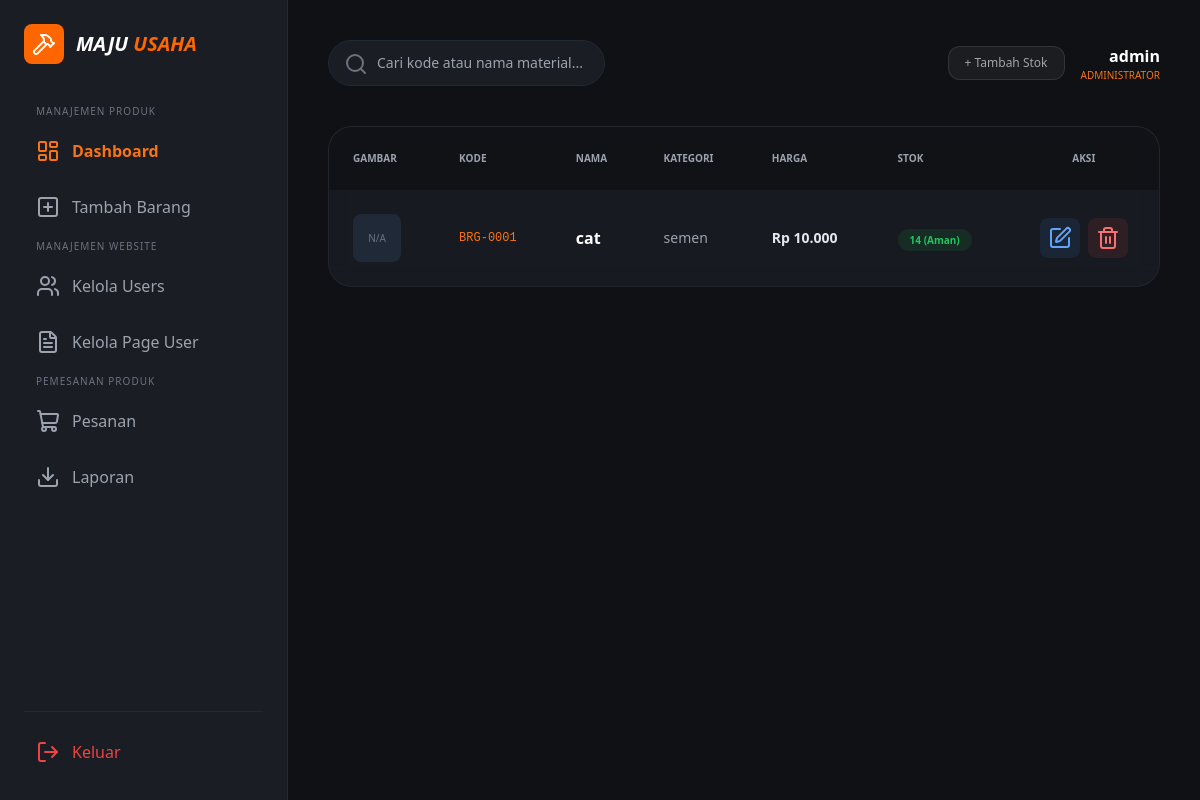
Screenshot of /admin/index.php (signed in) with the database file from the repository.
### tables this page shows
CREATE TABLE `produk` (
  `id_produk` int(11) NOT NULL,
  `kode_stock` varchar(50) NOT NULL,
  `nama_stock` varchar(255) NOT NULL,
  `milik` varchar(100) DEFAULT NULL,
  `harga` int(11) NOT NULL DEFAULT 0,
  `gambar` varchar(255) DEFAULT NULL,
  `status` tinyint(4) NOT NULL DEFAULT 1,
  `created_at` timestamp NOT NULL DEFAULT current_timestamp(),
  `qty` int(11) NOT NULL DEFAULT 0,
  `merk` varchar(100) DEFAULT NULL
);

### admin/index.php (the view, shortened to what this page needs)
<?php
include '../koneksi/koneksi.php';
$search = isset($_GET['search'])
    ? mysqli_real_escape_string($koneksi, trim($_GET['search']))
    : '';
$where = $search
    ? "WHERE p.nama_stock LIKE '%$search%' OR p.kode_stock LIKE '%$search%'"
    : "";
$query_produk = mysqli_query(
    $koneksi,
    "SELECT p.*, COALESCE(i.stok, p.qty) AS stok_view
     FROM produk p
     LEFT JOIN inventory i ON i.produk_id = p.id_produk
     $where
     ORDER BY p.id_produk DESC"
);
$admin_username = $_SESSION['admin_username'] ?? 'Administrator';
?>
<!DOCTYPE html>
<html lang="id">
<head>
<script src="https://cdn.tailwindcss.com"></script>
</head>
<body class="font-sans">
<div class="flex h-screen">
<aside class="w-72 bg-[#1A1D23] border-r border-gray-800 flex flex-col p-6">
    <div class="flex items-center gap-3 mb-10">
        <div class="bg-orange-maju p-2 rounded-lg">
            <i data-lucide="hammer"></i>
        </div>
        <h1 class="font-bold text-xl italic">
            MAJU <span class="accent-orange">USAHA</span>
        </h1>
    </div>
    <?php $current = basename($_SERVER['PHP_SELF']); ?>
    <nav class="space-y-2 flex-1">
        <div class="space-y-2">
            <p class="text-[10px] text-gray-500 uppercase tracking-widest px-3">Manajemen Produk</p>
            <a href="index.php"
               class="flex items-center gap-3 p-3 rounded-xl <?= $current === 'index.php' ? 'bg-orange-maju/10 text-orange-500 font-bold' : 'text-gray-400 hover:bg-gray-800' ?>">
                <i data-lucide="layout-dashboard"></i> Dashboard
            </a>
            <a href="tambah_produk.php"
               class="flex items-center gap-3 p-3 rounded-xl <?= $current === 'tambah_produk.php' ? 'bg-orange-maju/10 text-orange-500 font-bold' : 'text-gray-400 hover:bg-gray-800' ?>">
                <i data-lucide="plus-square"></i> Tambah Barang
            </a>
        </div>
        <div class="space-y-2">
            <p class="text-[10px] text-gray-500 uppercase tracking-widest px-3">Manajemen Website</p>
            <a href="users.php"
               class="flex items-center gap-3 p-3 rounded-xl <?= $current === 'users.php' ? 'bg-orange-maju/10 text-orange-500 font-bold' : 'text-gray-400 hover:bg-gray-800' ?>">
                <i data-lucide="users"></i> Kelola Users
            </a>
            <a href="page_edit.php"
               class="flex items-center gap-3 p-3 rounded-xl <?= $current === 'halaman.php' ? 'bg-orange-maju/10 text-orange-500 font-bold' : 'text-gray-400 hover:bg-gray-800' ?>">
                <i data-lucide="file-text"></i> Kelola Page User
            </a>
        </div>
        <div class="space-y-2">
            <p class="text-[10px] text-gray-500 uppercase tracking-widest px-3">Pemesanan Produk</p>
                <a href="pengelolaan_pesanan.php"
                class="flex items-center justify-between p-3 rounded-xl <?= $current === 'pengelolaan_pesanan.php' ? 'bg-orange-maju/10 text-orange-500 font-bold' : 'text-gray-400 hover:bg-gray-800' ?>">
                    <span class="flex items-center gap-3">
                        <i data-lucide="shopping-cart"></i> Pesanan
                    </span>
                </a>
                <a href="laporan_penjualan.php"
                    class="flex items-center gap-3 p-3 rounded-xl <?= $current === 'laporan_penjualan.php' ? 'bg-orange-maju/10 text-orange-500 font-bold' : 'text-gray-400 hover:bg-gray-800' ?>">
                    <i data-lucide="download"></i> Laporan
                </a>
        </div>
    </nav>
    <div class="border-t border-gray-800 pt-4">
        <a href="logout.php" class="flex items-center gap-3 text-red-500 p-3 rounded-xl hover:bg-red-500/10">
            <i data-lucide="log-out"></i> Keluar
        </a>
    </div>
</aside>
<main class="flex-1 overflow-y-auto p-10">
<header class="flex justify-between items-center mb-10">
    <form method="GET" class="relative w-1/3">
        <i data-lucide="search" class="absolute left-4 top-3 text-gray-500" size="18"></i>
        <input type="text" name="search"
               value="<?= htmlspecialchars($search) ?>"
               placeholder="Cari kode atau nama material..."
               class="w-full bg-[#1A1D23] border border-gray-800 rounded-full py-3 pl-12 pr-4 text-sm outline-none">
    </form>
    <div class="flex items-center gap-4">
        <a href="tambah_stok.php"
           class="text-xs text-white/60 hover:text-orange-400 transition border border-white/10 px-4 py-2 rounded-xl bg-white/5">
            + Tambah Stok
        </a>
        <div class="text-right">
            <p class="font-bold"><?= htmlspecialchars($admin_username) ?></p>
            <p class="text-[10px] text-orange-500 uppercase">Administrator</p>
        </div>
    </div>
</header>
<div class="card-glass rounded-3xl overflow-hidden">
<table class="w-full">
<thead class="bg-black/30 text-gray-400 text-[10px] uppercase">
<tr>
    <th class="p-6 text-left">Gambar</th>
    <th class="p-6 text-left">Kode</th>
    <th class="p-6 text-left">Nama</th>
    <th class="p-6 text-left">kategori</th>
    <th class="p-6 text-left">Harga</th>
    <th class="p-6 text-left">Stok</th>
    <th class="p-6 text-center">Aksi</th>
</tr>
</thead>
<tbody class="divide-y divide-gray-800">
<?php if (mysqli_num_rows($query_produk) == 0): ?>
<tr>
    <td colspan="7" class="p-8 text-center text-gray-400">Data tidak ditemukan.</td>
</tr>
<?php else: ?>
<?php while ($row = mysqli_fetch_assoc($query_produk)): ?>
<?php
    $qty = (int)($row['stok_view'] ?? 0);
    $label = $qty <= 0 ? 'Habis' : ($qty < 10 ? 'Menipis' : 'Aman');
    $color = $qty <= 0 ? 'bg-red-500/10 text-red-500' :
             ($qty < 10 ? 'bg-yellow-500/10 text-yellow-500' :
             'bg-green-500/10 text-green-500');
    $imgFile = $row['gambar'] ?? '';
    $imgPath = __DIR__ . "/../assets/uploads/" . $imgFile;
    $imgUrl  = "../assets/uploads/" . $imgFile;
    $harga = (int)($row['harga'] ?? 0);
    $harga_rp = "Rp " . number_format($harga, 0, ',', '.');
?>
<tr class="hover:bg-white/[0.03]">
    <td class="p-6">
        <?php if (!empty($imgFile) && file_exists($imgPath)): ?>
            <img src="<?= $imgUrl ?>" class="w-12 h-12 object-cover rounded-lg border border-gray-700">
        <?php else: ?>
            <div class="w-12 h-12 flex items-center justify-center rounded-lg bg-gray-800 text-gray-500 text-[10px]">
                N/A
            </div>
        <?php endif; ?>
    </td>
    <td class="p-6 font-mono text-orange-500 text-xs">
        <?= htmlspecialchars($row['kode_stock']) ?>
    </td>
    <td class="p-6 font-bold">
        <?= htmlspecialchars($row['nama_stock']) ?>
    </td>
    <td class="p-6 text-gray-400 text-sm">
        <?= htmlspecialchars($row['milik']) ?>
    </td>
    <td class="p-6 text-gray-200 text-sm font-semibold">
        <?= $harga_rp ?>
    </td>
    <td class="p-6">
        <span class="px-3 py-1 rounded-full text-[10px] font-bold <?= $color ?>">
            <?= $qty ?> (<?= $label ?>)
        </span>
    </td>
    <td class="p-6 text-center">
        <div class="flex justify-center gap-2">
            <a href="edit_produk.php?id=<?= (int)$row['id_produk'] ?>" class="p-2 bg-blue-500/10 rounded-lg text-blue-400">
                <i data-lucide="edit" size="16"></i>
            </a>
            <a href="hapus_produk.php?id=<?= (int)$row['id_produk'] ?>"
               onclick="return confirm('Hapus data ini?')"
               class="p-2 bg-red-500/10 rounded-lg text-red-400">
                <i data-lucide="trash" size="16"></i>
            </a>
        </div>
    </td>
</tr>
<?php endwhile; ?>
<?php endif; ?>
</tbody>
</table>
</div>
</main>
</div>
</body>
</html>

### admin/index.php (style rules this page uses)
body { background:#0F1115; color:white; }
.card-glass { background: rgba(26,29,35,.8); backdrop-filter: blur(10px); border:1px solid rgba(255,255,255,.05); }
.accent-orange { color:#FF6600; }
.bg-orange-maju { background:#FF6600; }

### rows the page displays
produk: shows "N/A", kode_stock "BRG-0001", nama_stock "cat", milik "semen", harga "Rp 10.000", qty "14", label "Aman"

### other values shown
$admin_username "admin"
